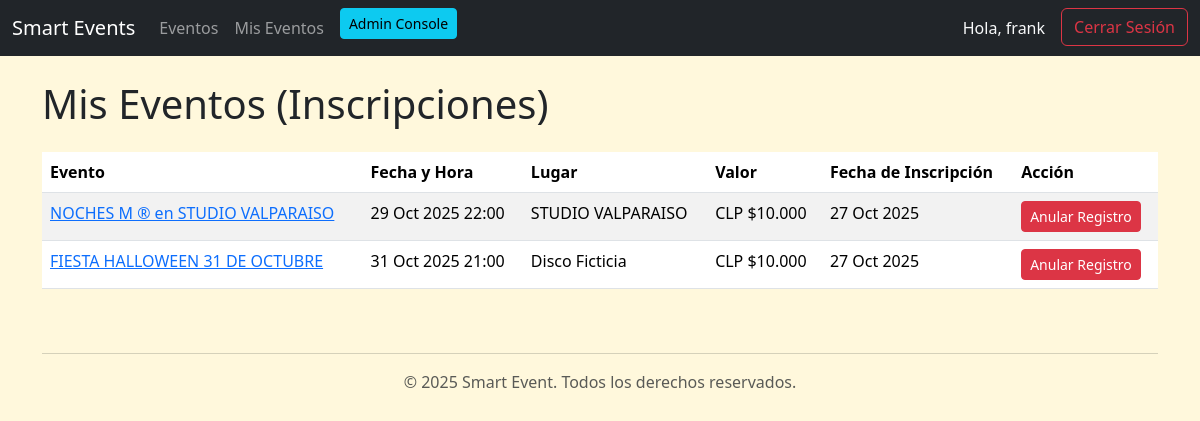
Screenshot of /my-events/ (signed in) with the database file from the repository.
### core/models.py (models this page shows, shortened)
class Registro(models.Model):
    usuario = models.ForeignKey(Usuario, on_delete=models.CASCADE, verbose_name="Usuario")
    evento = models.ForeignKey(Evento, on_delete=models.CASCADE, verbose_name="Evento")
    fecha_registro = models.DateTimeField(auto_now_add=True, verbose_name="Fecha de registro")
    class Meta:
        verbose_name = "Registro"
        verbose_name_plural = "Registros"
        unique_together = ('usuario', 'evento')

class Evento(models.Model):
    titulo = models.CharField(max_length=200, verbose_name="Título")
    tiempo = models.DateTimeField(verbose_name="Fecha y hora")
    lugar = models.CharField(max_length=200, verbose_name="Lugar")
    imagen = models.ImageField(upload_to='event_images/', null=True, blank=True, verbose_name="Imagen")
    valor = models.DecimalField(max_digits=10, decimal_places=2, default=0, verbose_name="Valor")
    plazas_totales = models.IntegerField(validators=[MinValueValidator(0)], default=0, verbose_name="Número de plazas")
    plazas_disponibles = models.IntegerField(validators=[MinValueValidator(0)], default=0, verbose_name="Plazas disponibles")
    asistentes = models.ManyToManyField(Usuario, through='Registro', related_name='eventos_asistidos')
    def get_valor_clp(self):
        if self.valor == 0:
            return "Gratuito"
        valor_int = int(self.valor)
        formato_us = f'{valor_int:,}'
        formato_clp = formato_us.replace(',', '.')
        return f'CLP ${formato_clp}'
    class Meta:
        verbose_name = "Evento"
        verbose_name_plural = "Eventos"
        ordering = ['tiempo']

### core/views.py (the view)
# urls.py: path('my-events/', views.MyEventsListView.as_view(), name='my_events'),
class MyEventsListView(LoginRequiredMixin, ListView):
    model = Registro
    template_name = 'evento/my_events.html'
    context_object_name = 'registrations'
    def get_queryset(self):
        return Registro.objects.filter(usuario=self.request.user).select_related('evento')

### core/templates/evento/my_events.html (shortened to what this page needs)
{% extends "base.html" %}
{% block content %}
<h1 class="mb-4">Mis Eventos (Inscripciones)</h1>
{% if registrations %}
<div class="table-responsive">
    <table class="table table-striped table-hover">
        <thead>
            <tr>
                <th>Evento</th>
                <th>Fecha y Hora</th>
                <th>Lugar</th>
                <th>Valor</th>
                <th>Fecha de Inscripción</th>
                <th>Acción</th>
            </tr>
        </thead>
        <tbody>
            {% for registration in registrations %}
            <tr>
                <td><a href="{% url 'event_detail' registration.evento.pk %}">{{ registration.evento.titulo }}</a></td>
                <td>{{ registration.evento.tiempo|date:"d M Y H:i" }}</td>
                <td>{{ registration.evento.lugar }}</td>
                <td>{{ registration.evento.get_valor_clp }}</td>
                <td>{{ registration.fecha_registro|date:"d M Y" }}</td>
                <td>
                    <a href="{% url 'unregister_event' registration.pk %}" class="btn btn-danger btn-sm" onclick="return confirm('¿Estás seguro de que quieres anular tu registro para este evento?');">Anular Registro</a>
                </td>
            </tr>
            {% endfor %}
        </tbody>
    </table>
</div>
{% else %}
<p class="alert alert-warning">Aún no te has inscrito en ningún evento.</p>
<a href="{% url 'event_list' %}" class="btn btn-primary">Ver Eventos Disponibles</a>
{% endif %}
{% endblock content %}

### core/templates/base.html (shortened to what this page needs)
{% load static %}
<!DOCTYPE html>
<html lang="en">
<head>
    <link href="https://cdn.jsdelivr.net/npm/bootstrap@5.3.3/dist/css/bootstrap.min.css" rel="stylesheet"
>
    <link rel="stylesheet" href="{% static 'core/css/estilos.css' %}">
</head>
<body>
    <nav class="navbar navbar-expand-lg navbar-dark bg-dark sticky-top">
        <div class="container-fluid">
            <a class="navbar-brand" href="{% url 'event_list' %}">Smart Events</a>
            <div class="collapse navbar-collapse" id="navbarNav">
                <ul class="navbar-nav me-auto mb-2 mb-lg-0">
                    <li class="nav-item">
                        <a class="nav-link" href="{% url 'event_list' %}">Eventos</a>
                    </li>
                    {% if user.is_authenticated %}
                    <li class="nav-item">
                        <a class="nav-link" href="{% url 'my_events' %}">Mis Eventos</a>
                    </li>
                    {% if user.is_staff %}
                    <li class="nav-item">
                        <a class="btn btn-sm btn-info ms-2" href="{% url 'admin:index' %}">Admin Console</a>
                    </li>
                    {% endif %}
                    {% endif %}
                </ul>
                <ul class="navbar-nav">
                    {% if user.is_authenticated %}
                    <li class="nav-item">
                        <span class="nav-link text-light me-2">Hola, {{ user.username }}</span>
                    </li>
                    <li class="nav-item">
                        <form method="post" action="{% url 'logout' %}">
                            <button type="submit" class="btn btn-outline-danger">Cerrar Sesión</button>
                        </form>
                    </li>
                    {% endif %}
                </ul>
            </div>
        </div>
    </nav>
    <div class="container mt-4">
        {% block content %}
        {% endblock content %}
    </div>
    <footer class="container text-center text-muted mt-5 mb-3">
        <hr>
        <p>&copy; 2025 Smart Event. Todos los derechos reservados.</p>
    </footer>
</body>
</html>

### core/static/core/css/estilos.css (style rules this page uses)
body { background-color:cornsilk; }

### rows the page displays
Registro: evento.titulo "NOCHES M ® en STUDIO VALPARAISO", evento.tiempo "29 Oct 2025 22:00", evento.lugar "STUDIO VALPARAISO", evento.get_valor_clp "CLP $10.000", fecha_registro "27 Oct 2025"
Registro: evento.titulo "FIESTA HALLOWEEN 31 DE OCTUBRE", evento.tiempo "31 Oct 2025 21:00", evento.lugar "Disco Ficticia", evento.get_valor_clp "CLP $10.000", fecha_registro "27 Oct 2025"

### other values shown
{{ user.username }} "frank"
